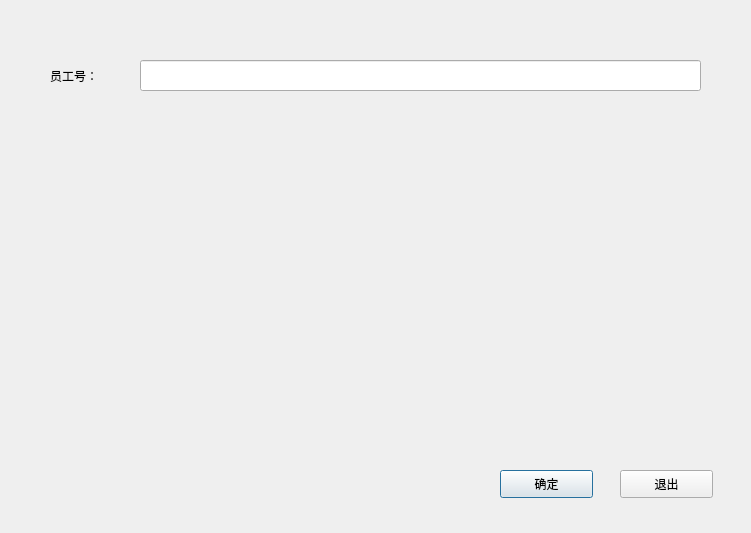
<?xml version="1.0" encoding="UTF-8"?>
<ui version="4.0">
 <class>Dialog</class>
 <widget class="QDialog" name="Dialog">
  <property name="geometry">
   <rect>
    <x>0</x>
    <y>0</y>
    <width>751</width>
    <height>533</height>
   </rect>
  </property>
  <property name="windowTitle">
   <string>根据员工号删除对应员工信息</string>
  </property>
  <widget class="QLabel" name="label">
   <property name="geometry">
    <rect>
     <x>50</x>
     <y>60</y>
     <width>101</width>
     <height>31</height>
    </rect>
   </property>
   <property name="text">
    <string>员工号：</string>
   </property>
  </widget>
  <widget class="QLineEdit" name="lineEdit">
   <property name="geometry">
    <rect>
     <x>140</x>
     <y>60</y>
     <width>561</width>
     <height>31</height>
    </rect>
   </property>
  </widget>
  <widget class="QPushButton" name="pushButton">
   <property name="geometry">
    <rect>
     <x>500</x>
     <y>470</y>
     <width>93</width>
     <height>28</height>
    </rect>
   </property>
   <property name="text">
    <string>确定</string>
   </property>
  </widget>
  <widget class="QPushButton" name="pushButton_2">
   <property name="geometry">
    <rect>
     <x>620</x>
     <y>470</y>
     <width>93</width>
     <height>28</height>
    </rect>
   </property>
   <property name="text">
    <string>退出</string>
   </property>
  </widget>
  <widget class="QLabel" name="label_3">
   <property name="geometry">
    <rect>
     <x>280</x>
     <y>200</y>
     <width>161</width>
     <height>31</height>
    </rect>
   </property>
   <property name="text">
    <string>&lt;html&gt;&lt;head/&gt;&lt;body&gt;&lt;p align=&quot;center&quot;&gt;&lt;br/&gt;&lt;/p&gt;&lt;/body&gt;&lt;/html&gt;</string>
   </property>
  </widget>
 </widget>
 <resources/>
 <connections/>
</ui>
